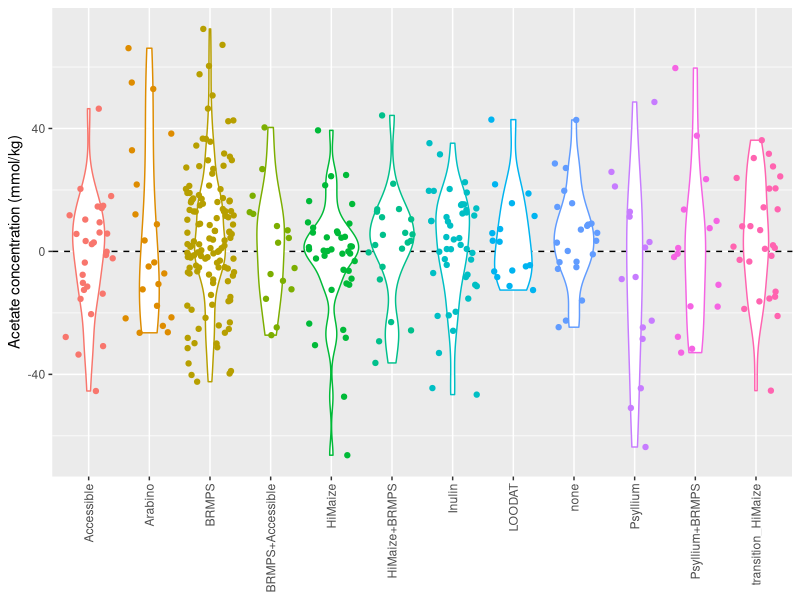

This figure's R source: (Note: this script raises an error after producing the figure.)
## ---- chunk 1
knitr::opts_chunk$set(echo = TRUE)
knitr::opts_knit$set(root.dir = "~/Documents/UMBio201/Lab5/")
## ---- chunk 2
library(tidyverse)
library(readxl)
library(broom)
library(cowplot)
set.seed(7)
## ---- chunk 3
q1_df <- read_delim(file = "raw_data/scfa_wide.txt", 
                        delim = "\t", escape_double = FALSE, 
                        trim_ws = TRUE, na=c("NA"),
                        col_names = TRUE,
                        col_types = cols(participant_id = col_character(),
                                         semester = col_character(),
                                         supplement_consumed = col_character(),
                                         quantity_compliant = col_character(),
                                         frequency = col_character(),
                                         acetate_delta = col_double(),
                                         butyrate_delta = col_double(),
                                         propionate_delta = col_double())) %>%
  filter(semester != "Winter2015",
         quantity_compliant != "no")
## ---- chunk 4
acetate_df <- q1_df %>% 
  select(-starts_with("butyrate"), -starts_with("propionate"))
#check sample size 
acetate_df %>% 
  group_by(supplement_consumed) %>% 
  summarise(sample_size = n())

#check variances 
bartlett.test(acetate_delta ~ supplement_consumed, data = acetate_df)
# Bartlett test gave us a p-value of 0.01834, this is smaller than 0.05. So we cannot use ANOVA) 



## ---- chunk 5
kruskal.test(supplement_consumed ~ acetate_delta, acetate_df)
#our p-value from the kruskall-wallis test was 0.5005. Since this p-value is greater than 0.05 we cannot determine whether one group has a larger effect on acetate concentration
## ---- chunk 6
acetate_plot <- acetate_df %>%
  ggplot(aes(x = supplement_consumed, 
             y = acetate_delta, 
             color = supplement_consumed)) + 
  geom_hline(yintercept = 0, linetype = "dashed") + 
  geom_violin() + 
  geom_jitter() + 
  xlab(NULL) + 
  ylab("Acetate concentration (mmol/kg)") + 
  theme(legend.position = "none",
        axis.text.x = element_text(angle = 90, vjust = 0.5, hjust = 1))

acetate_plot 

save_plot(acetate_plot, ncol = 1, nrow = 1, filename = "HW-figures/acetate_plot.pdf")


## ---- chunk 7
q2_df <- read_delim(file = "raw_data/scfa_wide.txt", 
                        delim = "\t", escape_double = FALSE, 
                        trim_ws = TRUE, na=c("NA"),
                        col_names = TRUE,
                        col_types = cols(participant_id = col_character(),
                                         semester = col_character(),
                                         supplement_consumed = col_character(),
                                         quantity_compliant = col_character(),
                                         frequency = col_character(),
                                         acetate_delta = col_double(),
                                         butyrate_delta = col_double(),
                                         propionate_delta = col_double())) %>%
  filter(semester != "Winter2015",
         quantity_compliant != "no") %>% 
  select(-starts_with("acetate"), 
         -starts_with("butyrate")) %>% 
  drop_na(propionate_delta)

## ---- chunk 8
# check sample size 
q2_df %>%
  group_by(supplement_consumed) %>%
  summarise(sample_size = n())

#check equal variances
bartlett.test(propionate_delta ~ supplement_consumed, data = q2_df)
#since our p-value from the Bartlett test is 0.07131 which is greater than 0.05 we cannot 
## ---- chunk 9
kruskal.test(supplement_consumed ~ propionate_delta, q2_df)

## ---- chunk 10
propionate_plot <- q2_df %>%
  ggplot(aes(x = supplement_consumed, 
             y = propionate_delta, 
             color = supplement_consumed)) + 
  geom_hline(yintercept = 0, linetype = "dashed") + 
  geom_violin() + 
  geom_jitter() + 
  xlab(NULL) + 
  ylab("Propionate concentration (mmol/kg)") + 
  theme(legend.position = "none",
        axis.text.x = element_text(angle = 90, vjust = 0.5, hjust = 1))

propionate_plot 

save_plot(propionate_plot, ncol = 1, nrow = 2, filename = "HW-figures/propionate_plot.pdf")
## ---- chunk 11
q3_df <- read_delim(file = "raw_data/scfa_wide.txt", 
                        delim = "\t", escape_double = FALSE, 
                        trim_ws = TRUE, na=c("NA"),
                        col_names = TRUE,
                        col_types = cols(participant_id = col_character(),
                                         semester = col_character(),
                                         supplement_consumed = col_character(),
                                         quantity_compliant = col_character(),
                                         frequency = col_character(),
                                         acetate_delta = col_double(),
                                         butyrate_delta = col_double(),
                                         propionate_delta = col_double())) %>%
  filter(semester != "Winter2015",
         quantity_compliant != "no",
         supplement_consumed == "BRMPS" | supplement_consumed == "LOODAT") %>% 
  select(-starts_with("propionate"), 
         -starts_with("butyrate")) %>% 
  add_column(acetate_status = "-") %>% 
  drop_na()

q3_df$acetate_status[q3_df$acetate_delta > 0] <- "positive" 
q3_df$acetate_status[q3_df$acetate_delta < 0] <- "negative"
## ---- chunk 12
#normality assumption check 
BRMPS_q3_df <- q3_df %>% 
  filter(supplement_consumed == "BRMPS")

shapiro.test(BRMPS_q3_df$acetate_delta)

LOODAT_q3_df <- q3_df %>% 
  filter(supplement_consumed == "LOODAT")
shapiro.test(LOODAT_q3_df$acetate_delta)
## ---- chunk 13
q3_df %>%
  group_by(supplement_consumed, acetate_status) %>%
  summarise(Counts = n())

acetate_table <- with(q3_df, table(supplement_consumed, acetate_status))

prop.test(acetate_table,
          alternative = "two.sided",
          correct = FALSE)
## ---- chunk 14
# import and filter data set (q4_df)
q4_df <- read_delim(file = "raw_data/scfa_wide.txt", 
                        delim = "\t", escape_double = FALSE, 
                        trim_ws = TRUE, na=c("NA"),
                        col_names = TRUE,
                        col_types = cols(participant_id = col_character(),
                                         semester = col_character(),
                                         supplement_consumed = col_character(),
                                         quantity_compliant = col_character(),
                                         frequency = col_character(),
                                         acetate_delta = col_double(),
                                         butyrate_delta = col_double(),
                                         propionate_delta = col_double())) %>%
  filter(semester != "Winter2015",
         quantity_compliant != "no",
         supplement_consumed == "BRMPS" | supplement_consumed == "LOODAT") %>% 
  select(-starts_with("acetate"), 
         -starts_with("butyrate")) %>% 
  add_column(propionate_status = "-") %>% 
  drop_na()

q4_df$propionate_status[q4_df$propionate_delta > 0] <- "positive" 
q4_df$propionate_status[q4_df$propionate_delta < 0] <- "negative"
## ---- chunk 15
# normality assumption check
BRMPS_q4_df <- q4_df %>% 
  filter(supplement_consumed == "BRMPS")

shapiro.test(BRMPS_q4_df$propionate_delta)

LOODAT_q4_df <- q4_df %>% 
  filter(supplement_consumed == "LOODAT")
shapiro.test(LOODAT_q4_df$propionate_delta)
## ---- chunk 16
q4_df %>%
  group_by(supplement_consumed, propionate_status) %>%
  summarise(Counts = n())

propionate_table <- with(q4_df, table(supplement_consumed, propionate_status))

prop.test(propionate_table,
          alternative = "two.sided",
          correct = FALSE)
